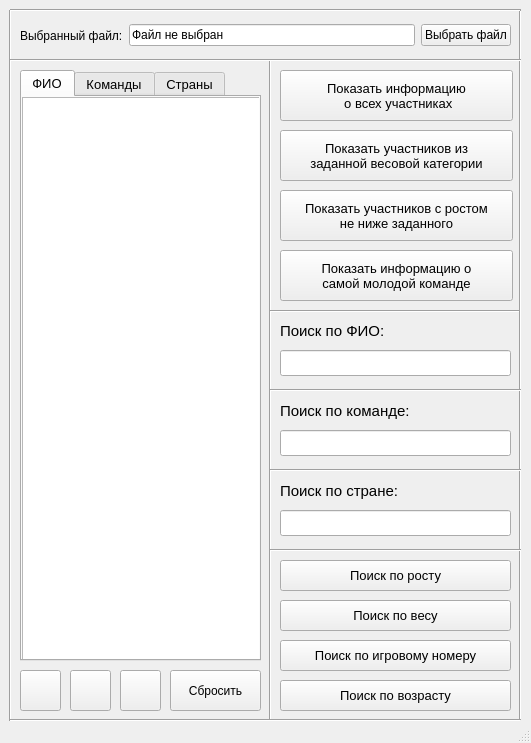
<?xml version="1.0" encoding="UTF-8"?>
<ui version="4.0">
 <class>MainWindow</class>
 <widget class="QMainWindow" name="MainWindow">
  <property name="geometry">
   <rect>
    <x>0</x>
    <y>0</y>
    <width>531</width>
    <height>743</height>
   </rect>
  </property>
  <property name="minimumSize">
   <size>
    <width>531</width>
    <height>743</height>
   </size>
  </property>
  <property name="baseSize">
   <size>
    <width>531</width>
    <height>743</height>
   </size>
  </property>
  <property name="windowTitle">
   <string>MainWindow</string>
  </property>
  <property name="styleSheet">
   <string notr="true"/>
  </property>
  <widget class="QWidget" name="centralwidget">
   <widget class="QWidget" name="layoutWidget">
    <property name="geometry">
     <rect>
      <x>20</x>
      <y>20</y>
      <width>491</width>
      <height>31</height>
     </rect>
    </property>
    <layout class="QHBoxLayout" name="horizontalLayout">
     <item>
      <widget class="QLabel" name="label_filePath">
       <property name="text">
        <string>Выбранный файл:</string>
       </property>
      </widget>
     </item>
     <item>
      <widget class="QLineEdit" name="lineEdit_filePath">
       <property name="text">
        <string>Файл не выбран</string>
       </property>
      </widget>
     </item>
     <item>
      <widget class="QPushButton" name="pushButton_chooseFile">
       <property name="text">
        <string>Выбрать файл</string>
       </property>
      </widget>
     </item>
    </layout>
   </widget>
   <widget class="QTabWidget" name="tabWidget">
    <property name="geometry">
     <rect>
      <x>20</x>
      <y>70</y>
      <width>241</width>
      <height>591</height>
     </rect>
    </property>
    <property name="font">
     <font>
      <pointsize>10</pointsize>
     </font>
    </property>
    <property name="currentIndex">
     <number>0</number>
    </property>
    <widget class="QWidget" name="tab_2">
     <attribute name="title">
      <string>ФИО</string>
     </attribute>
     <widget class="QListWidget" name="listWidget">
      <property name="geometry">
       <rect>
        <x>0</x>
        <y>0</y>
        <width>241</width>
        <height>571</height>
       </rect>
      </property>
      <property name="font">
       <font>
        <pointsize>11</pointsize>
       </font>
      </property>
     </widget>
    </widget>
    <widget class="QWidget" name="tab">
     <attribute name="title">
      <string>Команды</string>
     </attribute>
     <widget class="QListWidget" name="listWidget_teams">
      <property name="geometry">
       <rect>
        <x>0</x>
        <y>0</y>
        <width>241</width>
        <height>571</height>
       </rect>
      </property>
      <property name="font">
       <font>
        <pointsize>11</pointsize>
       </font>
      </property>
     </widget>
    </widget>
    <widget class="QWidget" name="tab_3">
     <attribute name="title">
      <string>Страны</string>
     </attribute>
     <widget class="QListWidget" name="listWidget_countries">
      <property name="geometry">
       <rect>
        <x>0</x>
        <y>0</y>
        <width>241</width>
        <height>571</height>
       </rect>
      </property>
      <property name="font">
       <font>
        <pointsize>11</pointsize>
       </font>
      </property>
     </widget>
    </widget>
   </widget>
   <widget class="QPushButton" name="pushButton_showWeight">
    <property name="geometry">
     <rect>
      <x>280</x>
      <y>130</y>
      <width>233</width>
      <height>51</height>
     </rect>
    </property>
    <property name="font">
     <font>
      <pointsize>10</pointsize>
     </font>
    </property>
    <property name="text">
     <string>Показать участников из
заданной весовой категории</string>
    </property>
   </widget>
   <widget class="QPushButton" name="pushButton_delete">
    <property name="geometry">
     <rect>
      <x>20</x>
      <y>670</y>
      <width>41</width>
      <height>41</height>
     </rect>
    </property>
    <property name="styleSheet">
     <string notr="true"/>
    </property>
    <property name="text">
     <string/>
    </property>
   </widget>
   <widget class="QPushButton" name="pushButton_add">
    <property name="geometry">
     <rect>
      <x>120</x>
      <y>670</y>
      <width>41</width>
      <height>41</height>
     </rect>
    </property>
    <property name="text">
     <string/>
    </property>
   </widget>
   <widget class="QPushButton" name="pushButton_edit">
    <property name="geometry">
     <rect>
      <x>70</x>
      <y>670</y>
      <width>41</width>
      <height>41</height>
     </rect>
    </property>
    <property name="text">
     <string/>
    </property>
   </widget>
   <widget class="QPushButton" name="pushButton_showHeight">
    <property name="geometry">
     <rect>
      <x>280</x>
      <y>190</y>
      <width>233</width>
      <height>51</height>
     </rect>
    </property>
    <property name="font">
     <font>
      <pointsize>10</pointsize>
     </font>
    </property>
    <property name="text">
     <string>Показать участников с ростом
не ниже заданного</string>
    </property>
   </widget>
   <widget class="QPushButton" name="pushButton_clear">
    <property name="geometry">
     <rect>
      <x>170</x>
      <y>670</y>
      <width>91</width>
      <height>41</height>
     </rect>
    </property>
    <property name="text">
     <string>Сбросить</string>
    </property>
   </widget>
   <widget class="QLabel" name="label">
    <property name="geometry">
     <rect>
      <x>280</x>
      <y>310</y>
      <width>221</width>
      <height>41</height>
     </rect>
    </property>
    <property name="font">
     <font>
      <pointsize>11</pointsize>
     </font>
    </property>
    <property name="text">
     <string>Поиск по ФИО:</string>
    </property>
   </widget>
   <widget class="QLineEdit" name="lineEdit_nameFilter">
    <property name="geometry">
     <rect>
      <x>280</x>
      <y>350</y>
      <width>231</width>
      <height>26</height>
     </rect>
    </property>
   </widget>
   <widget class="Line" name="line">
    <property name="geometry">
     <rect>
      <x>260</x>
      <y>60</y>
      <width>21</width>
      <height>661</height>
     </rect>
    </property>
    <property name="orientation">
     <enum>Qt::Vertical</enum>
    </property>
   </widget>
   <widget class="Line" name="line_2">
    <property name="geometry">
     <rect>
      <x>270</x>
      <y>303</y>
      <width>251</width>
      <height>16</height>
     </rect>
    </property>
    <property name="orientation">
     <enum>Qt::Horizontal</enum>
    </property>
   </widget>
   <widget class="Line" name="line_3">
    <property name="geometry">
     <rect>
      <x>510</x>
      <y>10</y>
      <width>21</width>
      <height>711</height>
     </rect>
    </property>
    <property name="orientation">
     <enum>Qt::Vertical</enum>
    </property>
   </widget>
   <widget class="Line" name="line_4">
    <property name="geometry">
     <rect>
      <x>270</x>
      <y>380</y>
      <width>251</width>
      <height>21</height>
     </rect>
    </property>
    <property name="orientation">
     <enum>Qt::Horizontal</enum>
    </property>
   </widget>
   <widget class="Line" name="line_5">
    <property name="geometry">
     <rect>
      <x>270</x>
      <y>460</y>
      <width>251</width>
      <height>21</height>
     </rect>
    </property>
    <property name="orientation">
     <enum>Qt::Horizontal</enum>
    </property>
   </widget>
   <widget class="QLabel" name="label_2">
    <property name="geometry">
     <rect>
      <x>280</x>
      <y>390</y>
      <width>231</width>
      <height>41</height>
     </rect>
    </property>
    <property name="font">
     <font>
      <pointsize>11</pointsize>
     </font>
    </property>
    <property name="text">
     <string>Поиск по команде:</string>
    </property>
   </widget>
   <widget class="QLineEdit" name="lineEdit_teamFilter">
    <property name="geometry">
     <rect>
      <x>280</x>
      <y>430</y>
      <width>231</width>
      <height>26</height>
     </rect>
    </property>
   </widget>
   <widget class="QPushButton" name="pushButton_showYoungest">
    <property name="geometry">
     <rect>
      <x>280</x>
      <y>250</y>
      <width>233</width>
      <height>51</height>
     </rect>
    </property>
    <property name="font">
     <font>
      <pointsize>10</pointsize>
     </font>
    </property>
    <property name="text">
     <string>Показать информацию о
самой молодой команде</string>
    </property>
   </widget>
   <widget class="QLabel" name="label_3">
    <property name="geometry">
     <rect>
      <x>280</x>
      <y>470</y>
      <width>231</width>
      <height>41</height>
     </rect>
    </property>
    <property name="font">
     <font>
      <pointsize>11</pointsize>
     </font>
    </property>
    <property name="text">
     <string>Поиск по стране:</string>
    </property>
   </widget>
   <widget class="Line" name="line_6">
    <property name="geometry">
     <rect>
      <x>270</x>
      <y>540</y>
      <width>251</width>
      <height>21</height>
     </rect>
    </property>
    <property name="orientation">
     <enum>Qt::Horizontal</enum>
    </property>
   </widget>
   <widget class="QLineEdit" name="lineEdit_countryFilter">
    <property name="geometry">
     <rect>
      <x>280</x>
      <y>510</y>
      <width>231</width>
      <height>26</height>
     </rect>
    </property>
   </widget>
   <widget class="Line" name="line_7">
    <property name="geometry">
     <rect>
      <x>0</x>
      <y>10</y>
      <width>21</width>
      <height>711</height>
     </rect>
    </property>
    <property name="orientation">
     <enum>Qt::Vertical</enum>
    </property>
   </widget>
   <widget class="Line" name="line_8">
    <property name="geometry">
     <rect>
      <x>10</x>
      <y>710</y>
      <width>511</width>
      <height>21</height>
     </rect>
    </property>
    <property name="orientation">
     <enum>Qt::Horizontal</enum>
    </property>
   </widget>
   <widget class="Line" name="line_9">
    <property name="geometry">
     <rect>
      <x>10</x>
      <y>50</y>
      <width>511</width>
      <height>21</height>
     </rect>
    </property>
    <property name="orientation">
     <enum>Qt::Horizontal</enum>
    </property>
   </widget>
   <widget class="Line" name="line_10">
    <property name="geometry">
     <rect>
      <x>10</x>
      <y>0</y>
      <width>511</width>
      <height>21</height>
     </rect>
    </property>
    <property name="orientation">
     <enum>Qt::Horizontal</enum>
    </property>
   </widget>
   <widget class="QPushButton" name="pushButton_showAll">
    <property name="geometry">
     <rect>
      <x>280</x>
      <y>70</y>
      <width>233</width>
      <height>51</height>
     </rect>
    </property>
    <property name="font">
     <font>
      <pointsize>10</pointsize>
     </font>
    </property>
    <property name="text">
     <string>Показать информацию
 о всех участниках</string>
    </property>
   </widget>
   <widget class="QPushButton" name="pushButton_findHeight">
    <property name="geometry">
     <rect>
      <x>280</x>
      <y>560</y>
      <width>231</width>
      <height>31</height>
     </rect>
    </property>
    <property name="font">
     <font>
      <pointsize>10</pointsize>
     </font>
    </property>
    <property name="text">
     <string>Поиск по росту</string>
    </property>
   </widget>
   <widget class="QPushButton" name="pushButton_findWeight">
    <property name="geometry">
     <rect>
      <x>280</x>
      <y>600</y>
      <width>231</width>
      <height>31</height>
     </rect>
    </property>
    <property name="font">
     <font>
      <pointsize>10</pointsize>
     </font>
    </property>
    <property name="text">
     <string>Поиск по весу</string>
    </property>
   </widget>
   <widget class="QPushButton" name="pushButton_findNum">
    <property name="geometry">
     <rect>
      <x>280</x>
      <y>640</y>
      <width>231</width>
      <height>31</height>
     </rect>
    </property>
    <property name="font">
     <font>
      <pointsize>10</pointsize>
     </font>
    </property>
    <property name="text">
     <string>Поиск по игровому номеру</string>
    </property>
   </widget>
   <widget class="QPushButton" name="pushButton_findAge">
    <property name="geometry">
     <rect>
      <x>280</x>
      <y>680</y>
      <width>231</width>
      <height>31</height>
     </rect>
    </property>
    <property name="font">
     <font>
      <pointsize>10</pointsize>
     </font>
    </property>
    <property name="text">
     <string>Поиск по возрасту</string>
    </property>
   </widget>
  </widget>
  <widget class="QStatusBar" name="statusBar">
   <property name="font">
    <font>
     <pointsize>8</pointsize>
    </font>
   </property>
  </widget>
 </widget>
 <resources/>
 <connections/>
</ui>
